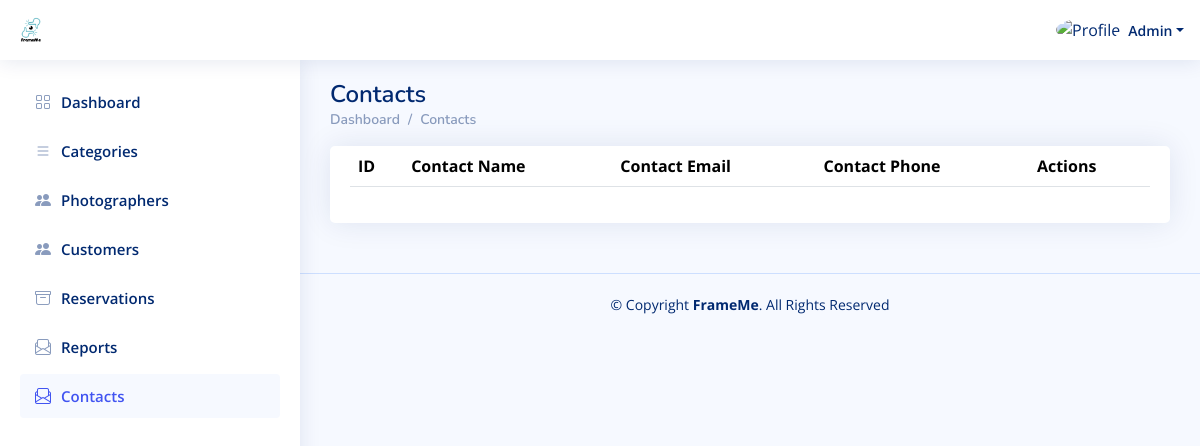
The app's page /Admin_Dashboard/Contacts.php (signed in), older data.
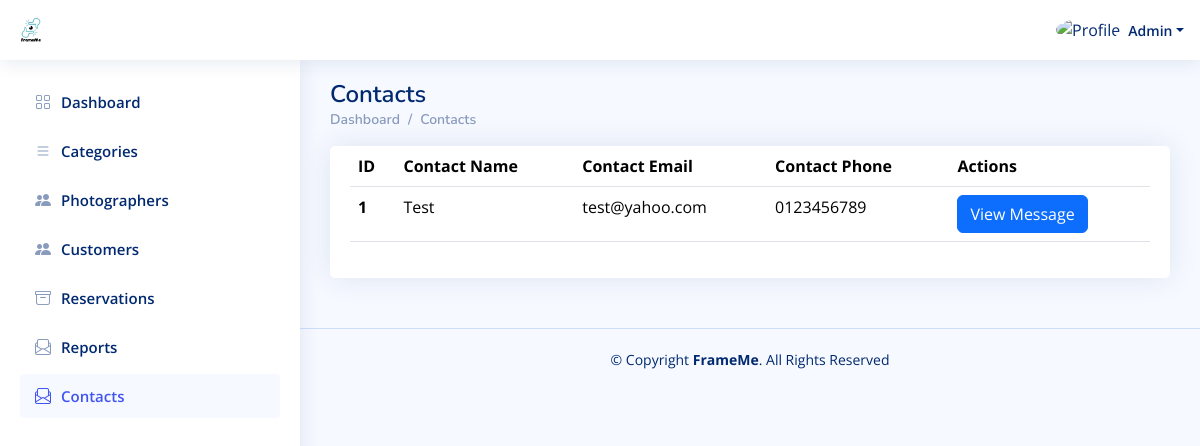
The same page, newer data.
### tables this page shows
CREATE TABLE `contact_us` (
  `id` int(11) NOT NULL,
  `full_name` varchar(250) NOT NULL,
  `phone` varchar(191) NOT NULL,
  `email` varchar(250) NOT NULL,
  `message` text NOT NULL
);

### Admin_Dashboard/Contacts.php (the view, shortened to what this page needs)
<?php
include "../Connect.php";
$A_ID = $_SESSION['A_Log'];
if (!$A_ID) {
    echo '<script language="JavaScript">
     document.location="../Login.php";
    </script>';
} else {
    $sql1 = mysqli_query($con, "select * from users where id='$A_ID'");
    $row1 = mysqli_fetch_array($sql1);
    $name = $row1['name'];
}
?>
<!DOCTYPE html>
<html lang="en">
  <head>
    <link
      href="../assets/vendor/bootstrap/css/bootstrap.min.css"
      rel="stylesheet"
    />
    <link
      href="../assets/vendor/bootstrap-icons/bootstrap-icons.css"
      rel="stylesheet"
    />
    <link href="../assets/vendor/boxicons/css/boxicons.min.css" rel="stylesheet" />
    <link href="../assets/vendor/quill/quill.snow.css" rel="stylesheet" />
    <link href="../assets/vendor/quill/quill.bubble.css" rel="stylesheet" />
    <link href="../assets/vendor/remixicon/remixicon.css" rel="stylesheet" />
    <link href="../assets/vendor/simple-datatables/style.css" rel="stylesheet" />
    <link href="../assets/css/style.css" rel="stylesheet" />
  </head>
  <body>
    <header id="header" class="header fixed-top d-flex align-items-center">
      <div class="d-flex align-items-center justify-content-between">
        <a href="index.php" class="logo d-flex align-items-center">
          <img src="../assets/img/logo_1.png" alt="" />
        </a>
      </div>
      <nav class="header-nav ms-auto">
        <ul class="d-flex align-items-center">
          <li class="nav-item dropdown pe-3">
            <a
              class="nav-link nav-profile d-flex align-items-center pe-0"
              href="#"
              data-bs-toggle="dropdown"
            >
              <img
                src="https://www.computerhope.com/jargon/g/guest-user.png"
                alt="Profile"
                class="rounded-circle"
              />
              <span class="d-none d-md-block dropdown-toggle ps-2"><?php echo $name ?></span> </a
            >
          </li>
        </ul>
      </nav>
    </header>
    <?php require './Aside-Nav/Aside.php'?>
    <main id="main" class="main">
      <div class="pagetitle">
        <h1>Contacts</h1>
        <nav>
          <ol class="breadcrumb">
            <li class="breadcrumb-item"><a href="index.php">Dashboard</a></li>
            <li class="breadcrumb-item">Contacts</li>
          </ol>
        </nav>
      </div>
      <section class="section">
      <div class="row" id="div_print">
          <div class="col-lg-12">
            <div class="card">
              <div class="card-body">
                <table class="table datatable">
                  <thead>
                    <tr>
                      <th scope="col">ID</th>
                      <th scope="col">Contact Name</th>
                      <th scope="col">Contact Email</th>
                      <th scope="col">Contact Phone</th>
                      <th scope="col">Actions</th>
                    </tr>
                  </thead>
                  <tbody>
<?php
$sql1 = mysqli_query($con, "SELECT * from contact_us ORDER BY id DESC");
while ($row1 = mysqli_fetch_array($sql1)) {
    $contact_id = $row1['id'];
    $full_name = $row1['full_name'];
    $phone = $row1['phone'];
    $email = $row1['email'];
    $message = $row1['message'];
    ?>
                    <tr>
                      <th scope="row"><?php echo $contact_id ?></th>
                      <td><?php echo $full_name ?></td>
                      <td><?php echo $email ?></td>
                      <td><?php echo $phone ?></td>
                      <td>
                      <button onclick="onClick(event)" type="button" id="button-<?php echo $message ?>" class="btn btn-primary" data-bs-toggle="modal" data-bs-target="#verticalycentered">View Message</button>
                      </td>
                    </tr>
<?php
}?>
                  </tbody>
                </table>
              </div>
            </div>
          </div>
        </div>
      </section>
    </main>
    <footer id="footer" class="footer">
      <div class="copyright">
        &copy; Copyright <strong><span>FrameMe</span></strong
        >. All Rights Reserved
      </div>
    </footer>
  </body>
</html>

Row changes from the older to the newer data that the page shows:
added contact_us: id "1", full_name "Test", email "test@yahoo.com", phone "0123456789"
